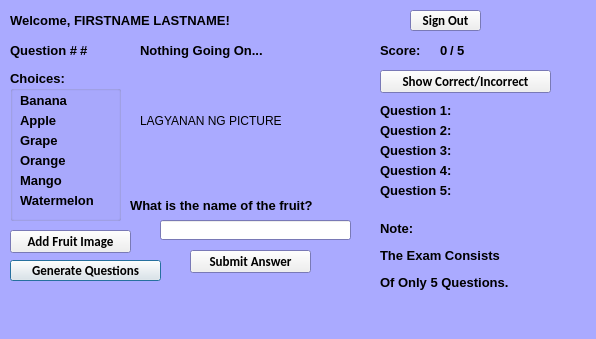
<?xml version="1.0" encoding="UTF-8"?>
<ui version="4.0">
 <class>ExamWindow</class>
 <widget class="QDialog" name="ExamWindow">
  <property name="geometry">
   <rect>
    <x>0</x>
    <y>0</y>
    <width>596</width>
    <height>339</height>
   </rect>
  </property>
  <property name="palette">
   <palette>
    <active>
     <colorrole role="Base">
      <brush brushstyle="SolidPattern">
       <color alpha="255">
        <red>255</red>
        <green>255</green>
        <blue>255</blue>
       </color>
      </brush>
     </colorrole>
     <colorrole role="Window">
      <brush brushstyle="SolidPattern">
       <color alpha="255">
        <red>170</red>
        <green>170</green>
        <blue>255</blue>
       </color>
      </brush>
     </colorrole>
    </active>
    <inactive>
     <colorrole role="Base">
      <brush brushstyle="SolidPattern">
       <color alpha="255">
        <red>255</red>
        <green>255</green>
        <blue>255</blue>
       </color>
      </brush>
     </colorrole>
     <colorrole role="Window">
      <brush brushstyle="SolidPattern">
       <color alpha="255">
        <red>170</red>
        <green>170</green>
        <blue>255</blue>
       </color>
      </brush>
     </colorrole>
    </inactive>
    <disabled>
     <colorrole role="Base">
      <brush brushstyle="SolidPattern">
       <color alpha="255">
        <red>170</red>
        <green>170</green>
        <blue>255</blue>
       </color>
      </brush>
     </colorrole>
     <colorrole role="Window">
      <brush brushstyle="SolidPattern">
       <color alpha="255">
        <red>170</red>
        <green>170</green>
        <blue>255</blue>
       </color>
      </brush>
     </colorrole>
    </disabled>
   </palette>
  </property>
  <property name="windowTitle">
   <string>Exam</string>
  </property>
  <widget class="QLabel" name="Label_Note">
   <property name="geometry">
    <rect>
     <x>380</x>
     <y>210</y>
     <width>191</width>
     <height>91</height>
    </rect>
   </property>
   <property name="font">
    <font>
     <family>System</family>
     <pointsize>10</pointsize>
     <weight>75</weight>
     <bold>true</bold>
    </font>
   </property>
   <property name="text">
    <string>&lt;html&gt;&lt;head/&gt;&lt;body&gt;&lt;p&gt;Note:&lt;/p&gt;&lt;p&gt;The Exam Consists &lt;/p&gt;&lt;p&gt;Of Only 5 Questions.&lt;/p&gt;&lt;/body&gt;&lt;/html&gt;</string>
   </property>
  </widget>
  <widget class="QPushButton" name="pushButton_GenQues">
   <property name="geometry">
    <rect>
     <x>10</x>
     <y>260</y>
     <width>151</width>
     <height>21</height>
    </rect>
   </property>
   <property name="font">
    <font>
     <family>Calibri</family>
     <pointsize>10</pointsize>
     <weight>75</weight>
     <bold>true</bold>
    </font>
   </property>
   <property name="text">
    <string>Generate Questions</string>
   </property>
  </widget>
  <widget class="QLabel" name="Label_Picture">
   <property name="geometry">
    <rect>
     <x>140</x>
     <y>60</y>
     <width>211</width>
     <height>121</height>
    </rect>
   </property>
   <property name="text">
    <string>LAGYANAN NG PICTURE</string>
   </property>
  </widget>
  <widget class="QLabel" name="Label_WhatIs">
   <property name="geometry">
    <rect>
     <x>130</x>
     <y>190</y>
     <width>241</width>
     <height>31</height>
    </rect>
   </property>
   <property name="font">
    <font>
     <family>System</family>
     <pointsize>10</pointsize>
     <weight>75</weight>
     <bold>true</bold>
    </font>
   </property>
   <property name="text">
    <string>What is the name of the fruit?</string>
   </property>
  </widget>
  <widget class="QLineEdit" name="lineEdit_Answer">
   <property name="geometry">
    <rect>
     <x>160</x>
     <y>220</y>
     <width>191</width>
     <height>20</height>
    </rect>
   </property>
   <property name="font">
    <font>
     <pointsize>10</pointsize>
    </font>
   </property>
  </widget>
  <widget class="QPushButton" name="pushButton_ShowAnswers">
   <property name="geometry">
    <rect>
     <x>380</x>
     <y>70</y>
     <width>171</width>
     <height>23</height>
    </rect>
   </property>
   <property name="font">
    <font>
     <family>Calibri</family>
     <pointsize>10</pointsize>
     <weight>75</weight>
     <bold>true</bold>
    </font>
   </property>
   <property name="text">
    <string>Show Correct/Incorrect</string>
   </property>
  </widget>
  <widget class="QLabel" name="Label_Score">
   <property name="geometry">
    <rect>
     <x>380</x>
     <y>40</y>
     <width>51</width>
     <height>21</height>
    </rect>
   </property>
   <property name="font">
    <font>
     <family>System</family>
     <pointsize>10</pointsize>
     <weight>75</weight>
     <bold>true</bold>
    </font>
   </property>
   <property name="text">
    <string>Score:</string>
   </property>
  </widget>
  <widget class="QLabel" name="Label_ScoreCurrent">
   <property name="geometry">
    <rect>
     <x>440</x>
     <y>40</y>
     <width>16</width>
     <height>21</height>
    </rect>
   </property>
   <property name="font">
    <font>
     <family>System</family>
     <pointsize>10</pointsize>
     <weight>75</weight>
     <bold>true</bold>
    </font>
   </property>
   <property name="text">
    <string>0</string>
   </property>
  </widget>
  <widget class="QLabel" name="Label_ScoreMax">
   <property name="geometry">
    <rect>
     <x>450</x>
     <y>40</y>
     <width>16</width>
     <height>21</height>
    </rect>
   </property>
   <property name="font">
    <font>
     <family>System</family>
     <pointsize>10</pointsize>
     <weight>75</weight>
     <bold>true</bold>
    </font>
   </property>
   <property name="text">
    <string>/ 5</string>
   </property>
  </widget>
  <widget class="QLabel" name="Label_Question1Ans">
   <property name="geometry">
    <rect>
     <x>380</x>
     <y>100</y>
     <width>191</width>
     <height>21</height>
    </rect>
   </property>
   <property name="font">
    <font>
     <family>System</family>
     <pointsize>10</pointsize>
     <weight>75</weight>
     <bold>true</bold>
    </font>
   </property>
   <property name="text">
    <string>Question 1: </string>
   </property>
  </widget>
  <widget class="QLabel" name="Label_Question2Ans">
   <property name="geometry">
    <rect>
     <x>380</x>
     <y>120</y>
     <width>191</width>
     <height>21</height>
    </rect>
   </property>
   <property name="font">
    <font>
     <family>System</family>
     <pointsize>10</pointsize>
     <weight>75</weight>
     <bold>true</bold>
    </font>
   </property>
   <property name="text">
    <string>Question 2: </string>
   </property>
  </widget>
  <widget class="QLabel" name="Label_Question4Ans">
   <property name="geometry">
    <rect>
     <x>380</x>
     <y>160</y>
     <width>191</width>
     <height>21</height>
    </rect>
   </property>
   <property name="font">
    <font>
     <family>System</family>
     <pointsize>10</pointsize>
     <weight>75</weight>
     <bold>true</bold>
    </font>
   </property>
   <property name="text">
    <string>Question 4: </string>
   </property>
  </widget>
  <widget class="QLabel" name="Label_Question3Ans">
   <property name="geometry">
    <rect>
     <x>380</x>
     <y>140</y>
     <width>191</width>
     <height>21</height>
    </rect>
   </property>
   <property name="font">
    <font>
     <family>System</family>
     <pointsize>10</pointsize>
     <weight>75</weight>
     <bold>true</bold>
    </font>
   </property>
   <property name="text">
    <string>Question 3: </string>
   </property>
  </widget>
  <widget class="QLabel" name="Label_Question5Ans">
   <property name="geometry">
    <rect>
     <x>380</x>
     <y>180</y>
     <width>191</width>
     <height>21</height>
    </rect>
   </property>
   <property name="font">
    <font>
     <family>System</family>
     <pointsize>10</pointsize>
     <weight>75</weight>
     <bold>true</bold>
    </font>
   </property>
   <property name="text">
    <string>Question 5: </string>
   </property>
  </widget>
  <widget class="QPushButton" name="pushButton_SubmitAnswer">
   <property name="geometry">
    <rect>
     <x>190</x>
     <y>250</y>
     <width>121</width>
     <height>23</height>
    </rect>
   </property>
   <property name="font">
    <font>
     <family>Calibri</family>
     <pointsize>10</pointsize>
     <weight>75</weight>
     <bold>true</bold>
    </font>
   </property>
   <property name="text">
    <string>Submit Answer</string>
   </property>
  </widget>
  <widget class="QPushButton" name="pushButton_SignOut">
   <property name="geometry">
    <rect>
     <x>410</x>
     <y>10</y>
     <width>71</width>
     <height>21</height>
    </rect>
   </property>
   <property name="font">
    <font>
     <family>Calibri</family>
     <pointsize>10</pointsize>
     <weight>75</weight>
     <bold>true</bold>
    </font>
   </property>
   <property name="text">
    <string>Sign Out</string>
   </property>
  </widget>
  <widget class="QLabel" name="Label_WelcomeUser">
   <property name="geometry">
    <rect>
     <x>10</x>
     <y>10</y>
     <width>271</width>
     <height>21</height>
    </rect>
   </property>
   <property name="font">
    <font>
     <family>System</family>
     <pointsize>10</pointsize>
     <weight>75</weight>
     <bold>true</bold>
    </font>
   </property>
   <property name="text">
    <string>Welcome, FIRSTNAME LASTNAME!</string>
   </property>
  </widget>
  <widget class="QLabel" name="Label_Question">
   <property name="geometry">
    <rect>
     <x>10</x>
     <y>40</y>
     <width>71</width>
     <height>21</height>
    </rect>
   </property>
   <property name="font">
    <font>
     <family>System</family>
     <pointsize>10</pointsize>
     <weight>75</weight>
     <bold>true</bold>
    </font>
   </property>
   <property name="text">
    <string>Question #</string>
   </property>
  </widget>
  <widget class="QLabel" name="Label_QuestionCurrent">
   <property name="geometry">
    <rect>
     <x>80</x>
     <y>40</y>
     <width>16</width>
     <height>21</height>
    </rect>
   </property>
   <property name="font">
    <font>
     <family>System</family>
     <pointsize>10</pointsize>
     <weight>75</weight>
     <bold>true</bold>
    </font>
   </property>
   <property name="text">
    <string>#</string>
   </property>
  </widget>
  <widget class="QPushButton" name="pushButton_AddFruit">
   <property name="geometry">
    <rect>
     <x>10</x>
     <y>230</y>
     <width>121</width>
     <height>23</height>
    </rect>
   </property>
   <property name="font">
    <font>
     <family>Calibri</family>
     <pointsize>10</pointsize>
     <weight>75</weight>
     <bold>true</bold>
    </font>
   </property>
   <property name="text">
    <string>Add Fruit Image</string>
   </property>
  </widget>
  <widget class="QLabel" name="Label_QuizStatus">
   <property name="geometry">
    <rect>
     <x>140</x>
     <y>40</y>
     <width>181</width>
     <height>21</height>
    </rect>
   </property>
   <property name="font">
    <font>
     <family>System</family>
     <pointsize>10</pointsize>
     <weight>75</weight>
     <bold>true</bold>
    </font>
   </property>
   <property name="text">
    <string>Nothing Going On...</string>
   </property>
  </widget>
  <widget class="QGroupBox" name="groupBox_Choices">
   <property name="geometry">
    <rect>
     <x>10</x>
     <y>70</y>
     <width>111</width>
     <height>151</height>
    </rect>
   </property>
   <property name="font">
    <font>
     <family>System</family>
     <pointsize>10</pointsize>
     <weight>75</weight>
     <bold>true</bold>
    </font>
   </property>
   <property name="title">
    <string>Choices:</string>
   </property>
   <widget class="QLabel" name="Label_ChoicesWatermelon">
    <property name="geometry">
     <rect>
      <x>10</x>
      <y>120</y>
      <width>91</width>
      <height>21</height>
     </rect>
    </property>
    <property name="font">
     <font>
      <family>System</family>
      <pointsize>10</pointsize>
      <weight>75</weight>
      <bold>true</bold>
     </font>
    </property>
    <property name="text">
     <string>Watermelon</string>
    </property>
   </widget>
   <widget class="QLabel" name="Label_ChoicesBanana">
    <property name="geometry">
     <rect>
      <x>10</x>
      <y>20</y>
      <width>61</width>
      <height>21</height>
     </rect>
    </property>
    <property name="font">
     <font>
      <family>System</family>
      <pointsize>10</pointsize>
      <weight>75</weight>
      <bold>true</bold>
     </font>
    </property>
    <property name="text">
     <string>Banana</string>
    </property>
   </widget>
   <widget class="QLabel" name="Label_ChoicesGrape">
    <property name="geometry">
     <rect>
      <x>10</x>
      <y>60</y>
      <width>61</width>
      <height>21</height>
     </rect>
    </property>
    <property name="font">
     <font>
      <family>System</family>
      <pointsize>10</pointsize>
      <weight>75</weight>
      <bold>true</bold>
     </font>
    </property>
    <property name="text">
     <string>Grape</string>
    </property>
   </widget>
   <widget class="QLabel" name="Label_ChoicesMango">
    <property name="geometry">
     <rect>
      <x>10</x>
      <y>100</y>
      <width>61</width>
      <height>21</height>
     </rect>
    </property>
    <property name="font">
     <font>
      <family>System</family>
      <pointsize>10</pointsize>
      <weight>75</weight>
      <bold>true</bold>
     </font>
    </property>
    <property name="text">
     <string>Mango</string>
    </property>
   </widget>
   <widget class="QLabel" name="Label_ChoicesOrange">
    <property name="geometry">
     <rect>
      <x>10</x>
      <y>80</y>
      <width>61</width>
      <height>21</height>
     </rect>
    </property>
    <property name="font">
     <font>
      <family>System</family>
      <pointsize>10</pointsize>
      <weight>75</weight>
      <bold>true</bold>
     </font>
    </property>
    <property name="text">
     <string>Orange</string>
    </property>
   </widget>
   <widget class="QLabel" name="Label_ChoicesApple">
    <property name="geometry">
     <rect>
      <x>10</x>
      <y>40</y>
      <width>61</width>
      <height>21</height>
     </rect>
    </property>
    <property name="font">
     <font>
      <family>System</family>
      <pointsize>10</pointsize>
      <weight>75</weight>
      <bold>true</bold>
     </font>
    </property>
    <property name="text">
     <string>Apple</string>
    </property>
   </widget>
  </widget>
 </widget>
 <tabstops>
  <tabstop>pushButton_SignOut</tabstop>
  <tabstop>pushButton_GenQues</tabstop>
  <tabstop>pushButton_AddFruit</tabstop>
  <tabstop>lineEdit_Answer</tabstop>
  <tabstop>pushButton_SubmitAnswer</tabstop>
  <tabstop>pushButton_ShowAnswers</tabstop>
 </tabstops>
 <resources/>
 <connections/>
</ui>
